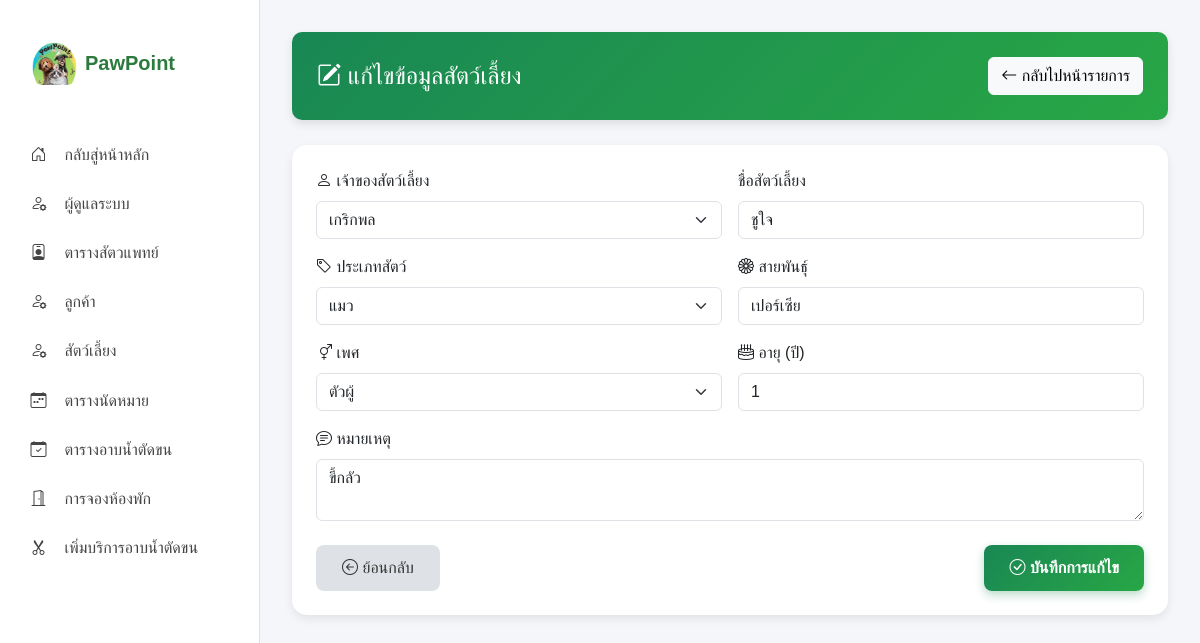
Screenshot of /myadmin/edit_pet.php?id=4 (signed in) with the database file from the repository.
### tables this page shows
CREATE TABLE `pets` (
  `pet_id` int(11) NOT NULL,
  `user_id` int(11) NOT NULL,
  `pet_name` varchar(100) DEFAULT NULL,
  `species` varchar(50) DEFAULT NULL,
  `breed` varchar(100) NOT NULL,
  `gender` varchar(10) NOT NULL,
  `age` int(11) NOT NULL,
  `note` text NOT NULL
);

CREATE TABLE `users` (
  `user_id` int(11) NOT NULL,
  `username` varchar(50) NOT NULL,
  `password` varchar(255) NOT NULL,
  `email` varchar(100) NOT NULL,
  `phone` varchar(20) NOT NULL,
  `address` text NOT NULL,
  `created_at` timestamp NOT NULL DEFAULT current_timestamp(),
  `status` enum('active','inactive') DEFAULT 'active'
);

### myadmin/edit_pet.php (the view, shortened to what this page needs)
<?php
include 'config/db.php';
$pet_id = $_GET['id'];
$stmt = $conn->prepare("SELECT * FROM pets WHERE pet_id = :pet_id");
$stmt->execute(['pet_id' => $pet_id]);
$pet = $stmt->fetch(PDO::FETCH_ASSOC);
$users = $conn->query("SELECT user_id, username FROM users ORDER BY username ASC")->fetchAll(PDO::FETCH_ASSOC);
?>
<!DOCTYPE html>
<html lang="th">
<head>
    <link rel="stylesheet" href="https://cdn.jsdelivr.net/npm/bootstrap@5.3.3/dist/css/bootstrap.min.css">
    <link rel="stylesheet" href="https://cdn.jsdelivr.net/npm/bootstrap-icons@1.11.1/font/bootstrap-icons.css">
</head>
<body>
    <?php include 'sidebar.php'; ?>
    <div class="main-content">
        <div class="page-header d-flex justify-content-between align-items-center">
            <h4 class="mb-0"><i class="bi bi-pencil-square"></i> แก้ไขข้อมูลสัตว์เลี้ยง</h4>
            <a href="pets.php" class="btn btn-light"><i class="bi bi-arrow-left"></i> กลับไปหน้ารายการ</a>
        </div>
        <div class="card p-4">
            <form method="POST">
                <div class="row g-3">
                    <div class="col-md-6">
                        <label class="form-label"><i class="bi bi-person"></i> เจ้าของสัตว์เลี้ยง</label>
                        <select name="user_id" class="form-select" required>
                            <?php foreach ($users as $u): ?>
                                <option value="<?= $u['user_id'] ?>" <?= $u['user_id'] == $pet['user_id'] ? 'selected' : '' ?>>
                                    <?= htmlspecialchars($u['username']) ?>
                                </option>
                            <?php endforeach; ?>
                        </select>
                    </div>
                    <div class="col-md-6">
                        <label class="form-label"><i class="bi bi-paw"></i> ชื่อสัตว์เลี้ยง</label>
                        <input type="text" name="pet_name" value="<?= htmlspecialchars($pet['pet_name']) ?>"
                            class="form-control" required>
                    </div>
                    <div class="col-md-6">
                        <label class="form-label"><i class="bi bi-tag"></i> ประเภทสัตว์</label>
                        <select name="species" class="form-select">
                            <option <?= $pet['species'] == 'แมว' ? 'selected' : '' ?>>แมว</option>
                        </select>
                    </div>
                    <div class="col-md-6">
                        <label class="form-label"><i class="bi bi-flower1"></i> สายพันธุ์</label>
                        <input type="text" name="breed" value="<?= htmlspecialchars($pet['breed']) ?>"
                            class="form-control">
                    </div>
                    <div class="col-md-6">
                        <label class="form-label"><i class="bi bi-gender-ambiguous"></i> เพศ</label>
                        <select name="gender" class="form-select">
                            <option <?= $pet['gender'] == 'ตัวผู้' ? 'selected' : '' ?>>ตัวผู้</option>
                        </select>
                    </div>
                    <div class="col-md-6">
                        <label class="form-label"><i class="bi bi-cake2"></i> อายุ (ปี)</label>
                        <input type="number" name="age" class="form-control" min="0"
                            value="<?= htmlspecialchars($pet['age']) ?>">
                    </div>
                    <div class="col-12">
                        <label class="form-label"><i class="bi bi-chat-text"></i> หมายเหตุ</label>
                        <textarea name="note" class="form-control"><?= htmlspecialchars($pet['note']) ?></textarea>
                    </div>
                    <div class="d-flex justify-content-between mt-4">
                        <a href="pets.php" class="btn btn-back"><i class="bi bi-arrow-left-circle"></i> ย้อนกลับ</a>
                        <button type="submit" class="btn btn-save"><i class="bi bi-check-circle"></i>
                            บันทึกการแก้ไข</button>
                    </div>
                </div>
            </form>
        </div>
    </div>
</body>
</html>

### myadmin/edit_pet.php (style rules this page uses)
body { background-color: #f4f6f9; font-family: 'Prompt', sans-serif; }
.main-content { margin-left: 250px; padding: 20px 40px; }
.page-header { background: linear-gradient(135deg, #198754, #28a745); color: #fff; padding: 25px; border-radius: 10px; margin-bottom: 25px; box-shadow: 0 4px 10px rgba(0, 0, 0, 0.1); }
.card { border: none; border-radius: 15px; box-shadow: 0 4px 10px rgba(0, 0, 0, 0.08); }
.btn-save { background: linear-gradient(135deg, #198754, #28a745); border: none; color: #fff; padding: 10px 25px; border-radius: 8px; font-weight: 600; box-shadow: 0 4px 10px rgba(25, 135, 84, 0.3); }
.btn-back { background: #dee2e6; color: #333; border-radius: 8px; padding: 10px 25px; font-weight: 500; }

### myadmin/sidebar.php (style rules this page uses)
.main-content { margin-left: 260px; padding: 2rem; flex: 1; }

### rows the page displays
pets: user_id "เกริกพล", pet_name "ชูใจ", species "แมว", breed "เปอร์เซีย", gender "ตัวผู้", age "1", note "ขี้กลัว"
